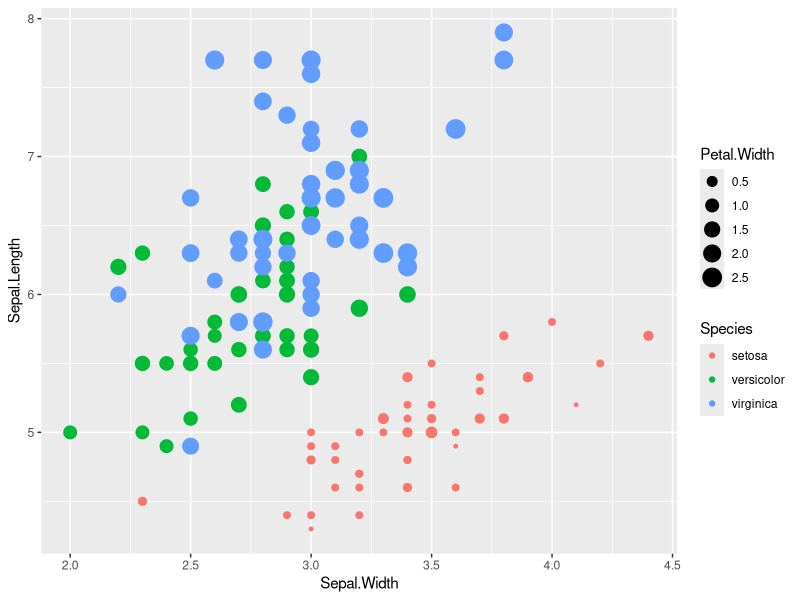
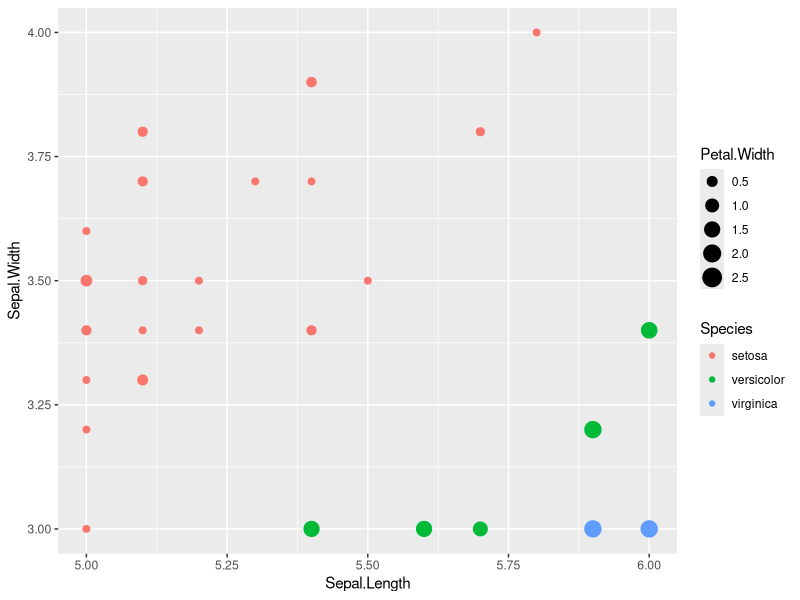
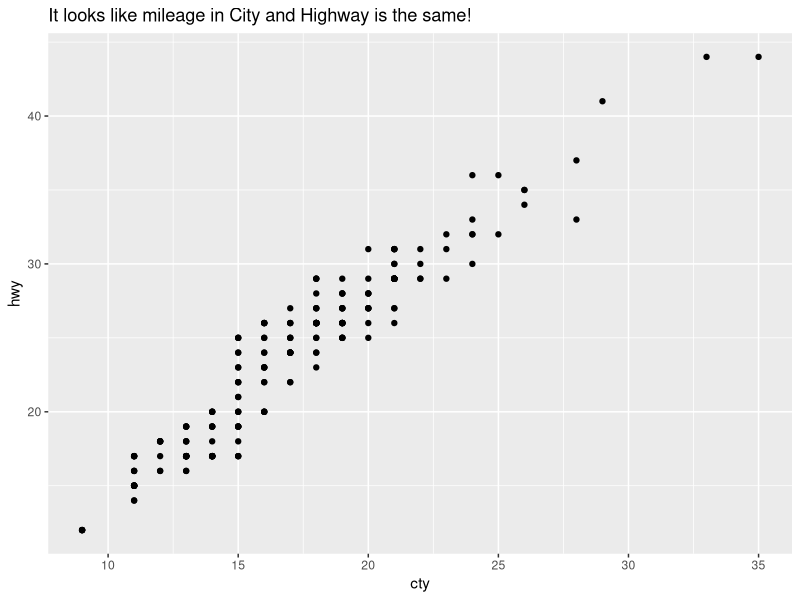
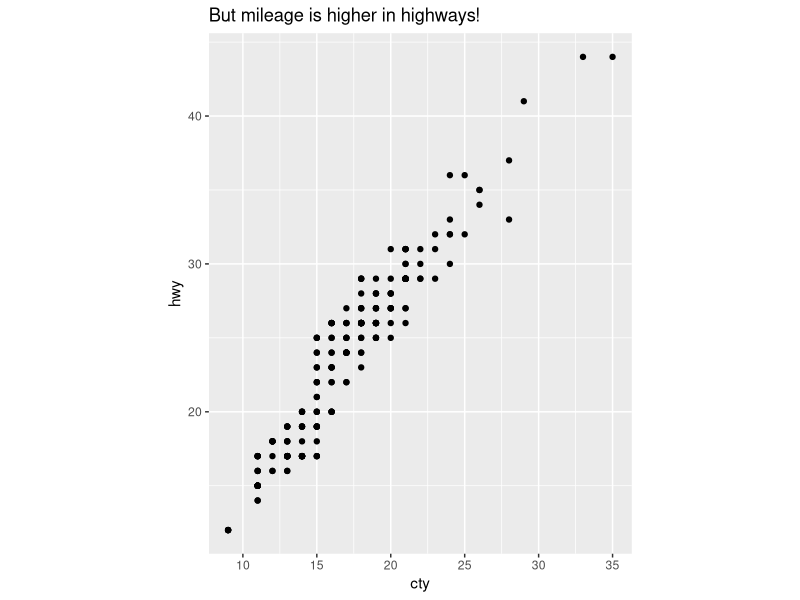
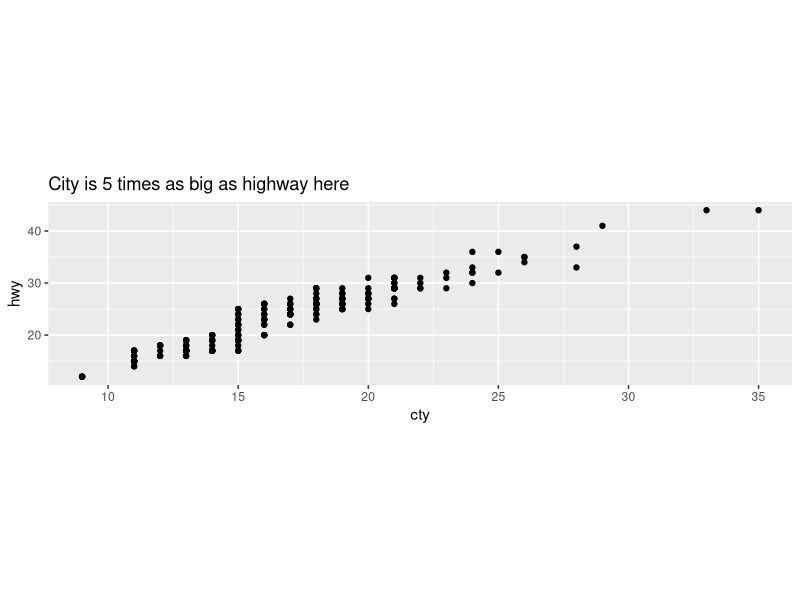
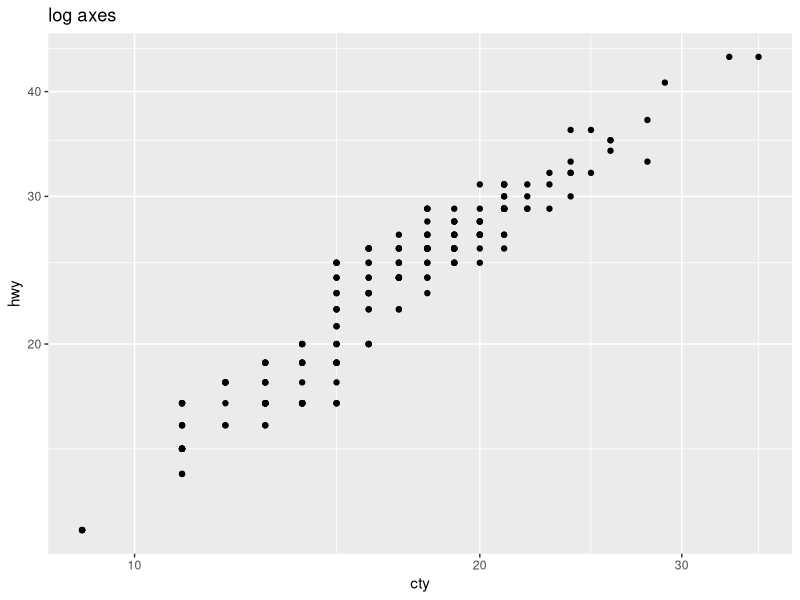
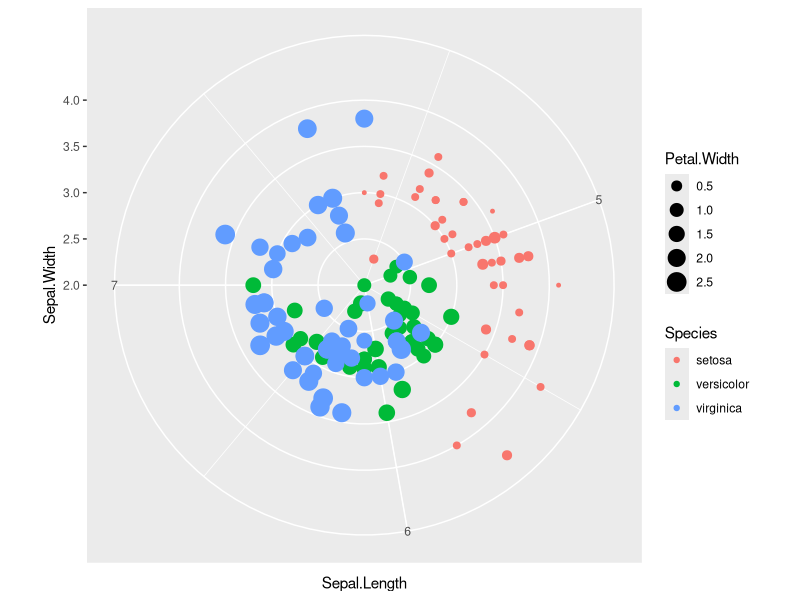
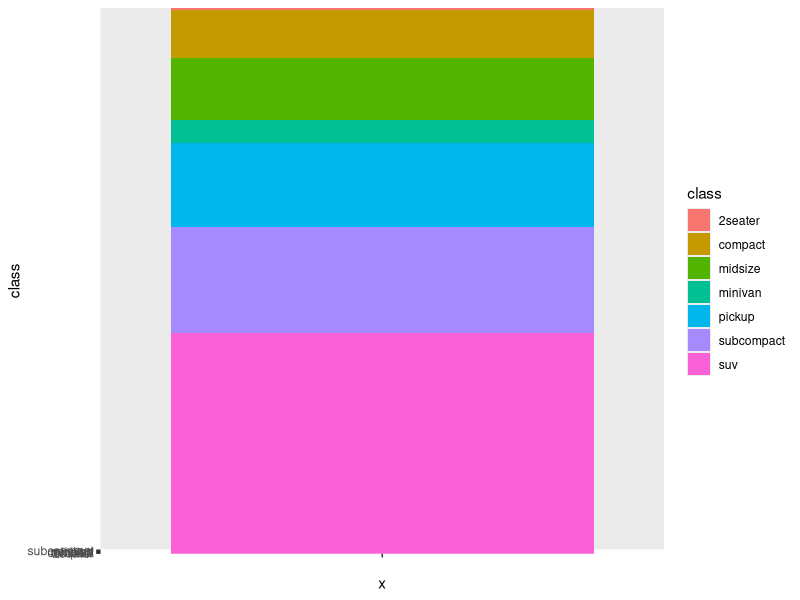

Here is the R script that generated these plots, in order:
# CM5 - Alexandra Lugova - GGplot avancee

library(tidyverse)

## A base plot to work with
base <- iris
base

base <- iris %>% 
  ggplot(aes(x = Sepal.Length, y = Sepal.Width, 
             color = Species, size = Petal.Width))+
  geom_point()

# Coordinates

## Coord_functions 
## Invert axes - coord_flip
base + coord_flip()

## Cartesian linear coordinates (limits): coord_cartesian - change the limits of the plot to 'zoom' on a part of it
base + coord_cartesian(xlim = c(5, 6), ylim = c(3,4))

## Cartesian linear coordinates (fixed):two scales on the two axes to be comparable
ggplot(mpg, aes(cty, hwy)) + geom_point() + labs(title = "It looks like mileage in City and Highway is the same!")

ggplot(mpg, aes(cty, hwy)) + geom_point() + 
  coord_fixed() + labs(title = "But mileage is higher in highways!")

ggplot(mpg, aes(cty, hwy)) + geom_point() + 
  coord_fixed(ratio = 1/5) + labs(title = "City is 5 times as big as highway here")

## coordinate transformations

##log scales
ggplot(mpg, aes(cty, hwy)) + geom_point() + coord_trans(x = "log10", y = "log10")+ labs(title = "log axes")

## polar coordinates -transform a (x,y) coordinate into a (distance, angle)
base + coord_polar()

## Polar coordinates: pie charts
ggplot(mpg, aes(x = "", y = class, fill = class)) + geom_col()

ggplot(mpg, aes(x = "", y = class, fill = class)) + geom_col() + coord_polar("y", start = 0)

# Scales

## Scale functions
base + scale_color_grey() + scale_size_continuous(range = c(1, 10))

## Changing colors: `scale_color_*`
## Discrete color scales
## Brewer palettes
base + scale_color_brewer()
base + scale_color_brewer(type = "qual")
base + scale_color_brewer(palette = "Set1")

## Viridis palette
base + scale_color_viridis_d()

## Info on color palettes: brewer
RColorBrewer::display.brewer.all()

## Colors manually
base + scale_color_manual(values = c('pink','yellow','blue'))

## Continuous color
## a simple plot to showcase stuff
base2 <- ggplot(iris, aes(x = Sepal.Length, y = Sepal.Width, color = Petal.Width))+
  geom_point()
base2

## Gradients: change the gradient
base2 + scale_color_gradient(low = "green", high = "red")

## a gradient with an intermediate step
base2 + scale_color_gradient2(low = "red", mid = "grey", high = "green", midpoint = mean(iris$Petal.Width))

## In-between continuous and discrete: binned scales
## you have continuous data but you want to treat it as discrete: `binned` scales
base2 + scale_color_binned()

## change the gradient to be colorblind proof
base2 + scale_color_viridis_c()

## Continuous size
base + scale_size_continuous(range = c(1,12))

## binned size
base + scale_size_binned(n.breaks = 3, range = c(1,12))

## Controlling barplots: fill
ggplot(mpg, aes(x = manufacturer, color = manufacturer)) + geom_bar()

prod <- ggplot(mpg, aes(x = manufacturer, fill = manufacturer)) + geom_bar()
prod

prod + scale_fill_viridis_d()

## Not-mapped appearance - if appearance **does not vary** 
ggplot(mpg, aes(x = manufacturer)) + geom_bar(fill = "yellow") + geom_hline(yintercept = 15, color = 'red')

# Theme

## Theming the plot
## pre-installed themes gallery
base + theme_classic()
base + theme_dark()
base + theme_linedraw()
base + theme_void()

## install new themes and use theme
install.packages("ggthemes")
library(ggthemes)
base + theme_excel_new()
base + theme_economist()
base + theme_light()

## redaction de theme
base + theme_light() + theme(legend.position = "left") +
  theme(panel.background = element_rect(fill = "yellow"))

base + labs(title = "title", subtitle = "subtitle", caption = "CAPTION", tag = "tag")

## saving a plot - `ggsave(filename, width, height, dpi)` - by default it saves the last plot made

# Annotations and lines

## adding non-data driven elements
## lines
base + geom_hline(yintercept = 3, color = "red")
base + geom_vline(xintercept = 5, color = "blue")
base + geom_abline(slope = 0.8, intercept = -2, color = "orange")

## Text as a `geom`
carspeed <- mpg %>%  filter(year == 2008 & trans == "manual(m5)") %>% ggplot(aes(x = cty, y = hwy))
carspeed + geom_point()

## labeling cars by their name: text
carspeed + geom_text(aes(label = model))

carspeed + geom_label(aes(label = model))

## Text as a annotation
base + annotate(geom = "text", label = "ANNOTATION", x = 6, y = 4, hjust = 0)

